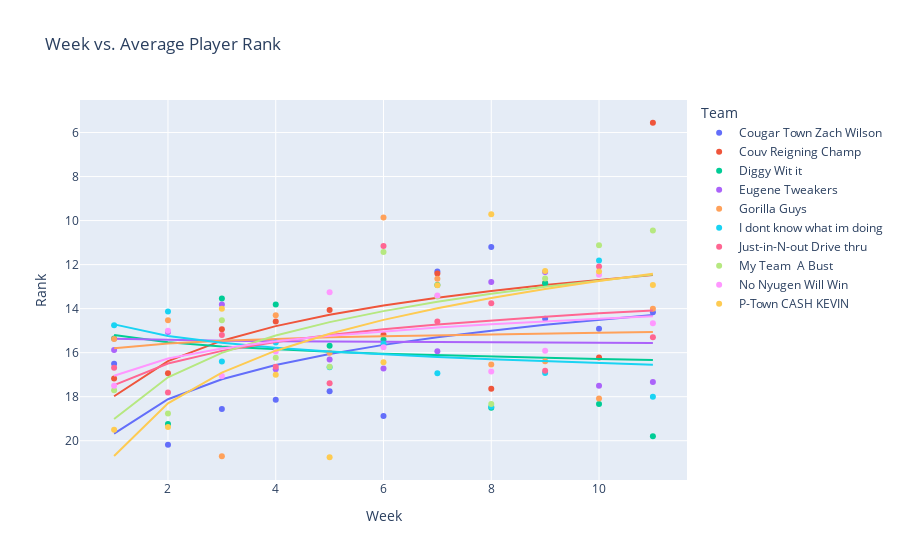

Here is the notebook cell this chart was saved with:
### Code cell
import plotly.io as pio
pio.renderers
plot = px.scatter(test_df, x = 'Week', y = 'Rank', color = 'Team', trendline='ols', trendline_options=dict(log_x=True), title='Week vs. Average Player Rank')
plot.update_yaxes(autorange = 'reversed')
plot.show()

### Figure 1 — Plotly figure (JSON) as saved in the notebook; plotly's stock layout.template omitted (floating-point values rounded to 4 significant figures)
{"data": [{"hovertemplate": "Team=Cougar Town Zach Wilson<br>Week=%{x}<br>Rank=%{y}<extra></extra>", "legendgroup": "Cougar Town Zach Wilson", "marker": {"color": "#636efa", "symbol": "circle"}, "mode": "markers", "name": "Cougar Town Zach Wilson", "orientation": "v", "showlegend": true, "type": "scatter", "x": [1, 2, 3, 4, 5, 6, 7, 8, 9, 10, 11], "xaxis": "x", "y": [16.5, 20.19, 18.56, 18.13, 17.75, 18.88, 12.31, 11.2, 14.46, 14.92, 14.17], "yaxis": "y"}, {"hovertemplate": "<b>OLS trendline</b><br>Rank = -5.17614 * log10(Week) + 19.6737<br>R<sup>2</sup>=0.335327<br><br>Team=Cougar Town Zach Wilson<br>Week=%{x}<br>Rank=%{y} <b>(trend)</b><extra></extra>", "legendgroup": "Cougar Town Zach Wilson", "marker": {"color": "#636efa", "symbol": "circle"}, "mode": "lines", "name": "Cougar Town Zach Wilson", "showlegend": false, "type": "scatter", "x": [1, 2, 3, 4, 5, 6, 7, 8, 9, 10, 11], "xaxis": "x", "y": [19.67, 18.12, 17.2, 16.56, 16.06, 15.65, 15.3, 15.0, 14.73, 14.5, 14.28], "yaxis": "y"}, {"hovertemplate": "Team=Couv Reigning Champ<br>Week=%{x}<br>Rank=%{y}<extra></extra>", "legendgroup": "Couv Reigning Champ", "marker": {"color": "#EF553B", "symbol": "circle"}, "mode": "markers", "name": "Couv Reigning Champ", "orientation": "v", "showlegend": true, "type": "scatter", "x": [1, 2, 3, 4, 5, 6, 7, 8, 9, 10, 11], "xaxis": "x", "y": [17.18, 16.93, 14.94, 14.59, 14.06, 15.19, 12.4, 17.64, 12.83, 16.22, 5.556], "yaxis": "y"}, {"hovertemplate": "<b>OLS trendline</b><br>Rank = -5.29225 * log10(Week) + 17.9791<br>R<sup>2</sup>=0.258089<br><br>Team=Couv Reigning Champ<br>Week=%{x}<br>Rank=%{y} <b>(trend)</b><extra></extra>", "legendgroup": "Couv Reigning Champ", "marker": {"color": "#EF553B", "symbol": "circle"}, "mode": "lines", "name": "Couv Reigning Champ", "showlegend": false, "type": "scatter", "x": [1, 2, 3, 4, 5, 6, 7, 8, 9, 10, 11], "xaxis": "x", "y": [17.98, 16.39, 15.45, 14.79, 14.28, 13.86, 13.51, 13.2, 12.93, 12.69, 12.47], "yaxis": "y"}, {"hovertemplate": "Team=Diggy Wit it<br>Week=%{x}<br>Rank=%{y}<extra></extra>", "legendgroup": "Diggy Wit it", "marker": {"color": "#00cc96", "symbol": "circle"}, "mode": "markers", "name": "Diggy Wit it", "orientation": "v", "showlegend": true, "type": "scatter", "x": [1, 2, 3, 4, 5, 6, 7, 8, 9, 10, 11], "xaxis": "x", "y": [15.35, 19.24, 13.53, 13.81, 15.69, 15.42, 12.93, 18.5, 12.85, 18.33, 19.8], "yaxis": "y"}, {"hovertemplate": "<b>OLS trendline</b><br>Rank = 1.0824 * log10(Week) + 15.2017<br>R<sup>2</sup>=0.018127<br><br>Team=Diggy Wit it<br>Week=%{x}<br>Rank=%{y} <b>(trend)</b><extra></extra>", "legendgroup": "Diggy Wit it", "marker": {"color": "#00cc96", "symbol": "circle"}, "mode": "lines", "name": "Diggy Wit it", "showlegend": false, "type": "scatter", "x": [1, 2, 3, 4, 5, 6, 7, 8, 9, 10, 11], "xaxis": "x", "y": [15.2, 15.53, 15.72, 15.85, 15.96, 16.04, 16.12, 16.18, 16.23, 16.28, 16.33], "yaxis": "y"}, {"hovertemplate": "Team=Eugene Tweakers<br>Week=%{x}<br>Rank=%{y}<extra></extra>", "legendgroup": "Eugene Tweakers", "marker": {"color": "#ab63fa", "symbol": "circle"}, "mode": "markers", "name": "Eugene Tweakers", "orientation": "v", "showlegend": true, "type": "scatter", "x": [1, 2, 3, 4, 5, 6, 7, 8, 9, 10, 11], "xaxis": "x", "y": [15.88, 15.06, 13.81, 16.75, 16.31, 16.71, 15.93, 12.79, 12.33, 17.5, 17.33], "yaxis": "y"}, {"hovertemplate": "<b>OLS trendline</b><br>Rank = 0.182804 * log10(Week) + 15.3657<br>R<sup>2</sup>=0.001100<br><br>Team=Eugene Tweakers<br>Week=%{x}<br>Rank=%{y} <b>(trend)</b><extra></extra>", "legendgroup": "Eugene Tweakers", "marker": {"color": "#ab63fa", "symbol": "circle"}, "mode": "lines", "name": "Eugene Tweakers", "showlegend": false, "type": "scatter", "x": [1, 2, 3, 4, 5, 6, 7, 8, 9, 10, 11], "xaxis": "x", "y": [15.37, 15.42, 15.45, 15.48, 15.49, 15.51, 15.52, 15.53, 15.54, 15.55, 15.56], "yaxis": "y"}, {"hovertemplate": "Team=Gorilla Guys<br>Week=%{x}<br>Rank=%{y}<extra></extra>", "legendgroup": "Gorilla Guys", "marker": {"color": "#FFA15A", "symbol": "circle"}, "mode": "markers", "name": "Gorilla Guys", "orientation": "v", "showlegend": true, "type": "scatter", "x": [1, 2, 3, 4, 5, 6, 7, 8, 9, 10, 11], "xaxis": "x", "y": [15.38, 14.53, 20.71, 14.29, 16, 9.857, 12.64, 16.54, 16.38, 18.08, 14], "yaxis": "y"}, {"hovertemplate": "<b>OLS trendline</b><br>Rank = -0.71009 * log10(Week) + 15.8008<br>R<sup>2</sup>=0.006587<br><br>Team=Gorilla Guys<br>Week=%{x}<br>Rank=%{y} <b>(trend)</b><extra></extra>", "legendgroup": "Gorilla Guys", "marker": {"color": "#FFA15A", "symbol": "circle"}, "mode": "lines", "name": "Gorilla Guys", "showlegend": false, "type": "scatter", "x": [1, 2, 3, 4, 5, 6, 7, 8, 9, 10, 11], "xaxis": "x", "y": [15.8, 15.59, 15.46, 15.37, 15.3, 15.25, 15.2, 15.16, 15.12, 15.09, 15.06], "yaxis": "y"}, {"hovertemplate": "Team=I dont know what im doing<br>Week=%{x}<br>Rank=%{y}<extra></extra>", "legendgroup": "I dont know what im doing", "marker": {"color": "#19d3f3", "symbol": "circle"}, "mode": "markers", "name": "I dont know what im doing", "orientation": "v", "showlegend": true, "type": "scatter", "x": [1, 2, 3, 4, 5, 6, 7, 8, 9, 10, 11], "xaxis": "x", "y": [14.75, 14.12, 16.4, 15.53, 16.67, 15.6, 16.93, 18.46, 16.92, 11.82, 18], "yaxis": "y"}, {"hovertemplate": "<b>OLS trendline</b><br>Rank = 1.75605 * log10(Week) + 14.7148<br>R<sup>2</sup>=0.091544<br><br>Team=I dont know what im doing<br>Week=%{x}<br>Rank=%{y} <b>(trend)</b><extra></extra>", "legendgroup": "I dont know what im doing", "marker": {"color": "#19d3f3", "symbol": "circle"}, "mode": "lines", "name": "I dont know what im doing", "showlegend": false, "type": "scatter", "x": [1, 2, 3, 4, 5, 6, 7, 8, 9, 10, 11], "xaxis": "x", "y": [14.71, 15.24, 15.55, 15.77, 15.94, 16.08, 16.2, 16.3, 16.39, 16.47, 16.54], "yaxis": "y"}, {"hovertemplate": "Team=Just-in-N-out Drive thru<br>Week=%{x}<br>Rank=%{y}<extra></extra>", "legendgroup": "Just-in-N-out Drive thru", "marker": {"color": "#FF6692", "symbol": "circle"}, "mode": "markers", "name": "Just-in-N-out Drive thru", "orientation": "v", "showlegend": true, "type": "scatter", "x": [1, 2, 3, 4, 5, 6, 7, 8, 9, 10, 11], "xaxis": "x", "y": [16.69, 17.81, 15.2, 16.64, 17.38, 11.15, 14.58, 13.75, 16.82, 12.09, 15.3], "yaxis": "y"}, {"hovertemplate": "<b>OLS trendline</b><br>Rank = -3.2588 * log10(Week) + 17.4722<br>R<sup>2</sup>=0.236422<br><br>Team=Just-in-N-out Drive thru<br>Week=%{x}<br>Rank=%{y} <b>(trend)</b><extra></extra>", "legendgroup": "Just-in-N-out Drive thru", "marker": {"color": "#FF6692", "symbol": "circle"}, "mode": "lines", "name": "Just-in-N-out Drive thru", "showlegend": false, "type": "scatter", "x": [1, 2, 3, 4, 5, 6, 7, 8, 9, 10, 11], "xaxis": "x", "y": [17.47, 16.49, 15.92, 15.51, 15.19, 14.94, 14.72, 14.53, 14.36, 14.21, 14.08], "yaxis": "y"}, {"hovertemplate": "Team=My Team  A Bust<br>Week=%{x}<br>Rank=%{y}<extra></extra>", "legendgroup": "My Team  A Bust", "marker": {"color": "#B6E880", "symbol": "circle"}, "mode": "markers", "name": "My Team  A Bust", "orientation": "v", "showlegend": true, "type": "scatter", "x": [1, 2, 3, 4, 5, 6, 7, 8, 9, 10, 11], "xaxis": "x", "y": [17.71, 18.76, 14.53, 16.24, 16.64, 11.43, 13.44, 18.33, 12.62, 11.12, 10.44], "yaxis": "y"}, {"hovertemplate": "<b>OLS trendline</b><br>Rank = -6.29972 * log10(Week) + 19.0149<br>R<sup>2</sup>=0.449868<br><br>Team=My Team  A Bust<br>Week=%{x}<br>Rank=%{y} <b>(trend)</b><extra></extra>", "legendgroup": "My Team  A Bust", "marker": {"color": "#B6E880", "symbol": "circle"}, "mode": "lines", "name": "My Team  A Bust", "showlegend": false, "type": "scatter", "x": [1, 2, 3, 4, 5, 6, 7, 8, 9, 10, 11], "xaxis": "x", "y": [19.01, 17.12, 16.01, 15.22, 14.61, 14.11, 13.69, 13.33, 13.0, 12.72, 12.45], "yaxis": "y"}, {"hovertemplate": "Team=No Nyugen Will Win<br>Week=%{x}<br>Rank=%{y}<extra></extra>", "legendgroup": "No Nyugen Will Win", "marker": {"color": "#FF97FF", "symbol": "circle"}, "mode": "markers", "name": "No Nyugen Will Win", "orientation": "v", "showlegend": true, "type": "scatter", "x": [1, 2, 3, 4, 5, 6, 7, 8, 9, 10, 11], "xaxis": "x", "y": [17.5, 15, 17.06, 15.94, 13.25, 15.75, 13.4, 16.86, 15.92, 12.46, 14.67], "yaxis": "y"}, {"hovertemplate": "<b>OLS trendline</b><br>Rank = -2.59057 * log10(Week) + 17.0449<br>R<sup>2</sup>=0.253792<br><br>Team=No Nyugen Will Win<br>Week=%{x}<br>Rank=%{y} <b>(trend)</b><extra></extra>", "legendgroup": "No Nyugen Will Win", "marker": {"color": "#FF97FF", "symbol": "circle"}, "mode": "lines", "name": "No Nyugen Will Win", "showlegend": false, "type": "scatter", "x": [1, 2, 3, 4, 5, 6, 7, 8, 9, 10, 11], "xaxis": "x", "y": [17.04, 16.27, 15.81, 15.49, 15.23, 15.03, 14.86, 14.71, 14.57, 14.45, 14.35], "yaxis": "y"}, {"hovertemplate": "Team=P-Town CASH KEVIN<br>Week=%{x}<br>Rank=%{y}<extra></extra>", "legendgroup": "P-Town CASH KEVIN", "marker": {"color": "#FECB52", "symbol": "circle"}, "mode": "markers", "name": "P-Town CASH KEVIN", "orientation": "v", "showlegend": true, "type": "scatter", "x": [1, 2, 3, 4, 5, 6, 7, 8, 9, 10, 11], "xaxis": "x", "y": [19.5, 19.38, 14, 17, 20.75, 16.44, 12.93, 9.714, 12.29, 12.31, 12.92], "yaxis": "y"}, {"hovertemplate": "<b>OLS trendline</b><br>Rank = -7.9475 * log10(Week) + 20.6943<br>R<sup>2</sup>=0.507963<br><br>Team=P-Town CASH KEVIN<br>Week=%{x}<br>Rank=%{y} <b>(trend)</b><extra></extra>", "legendgroup": "P-Town CASH KEVIN", "marker": {"color": "#FECB52", "symbol": "circle"}, "mode": "lines", "name": "P-Town CASH KEVIN", "showlegend": false, "type": "scatter", "x": [1, 2, 3, 4, 5, 6, 7, 8, 9, 10, 11], "xaxis": "x", "y": [20.69, 18.3, 16.9, 15.91, 15.14, 14.51, 13.98, 13.52, 13.11, 12.75, 12.42], "yaxis": "y"}], "layout": {"legend": {"title": {"text": "Team"}, "tracegroupgap": 0}, "title": {"text": "Week vs. Average Player Rank"}, "xaxis": {"anchor": "y", "domain": [0, 1], "title": {"text": "Week"}}, "yaxis": {"anchor": "x", "autorange": "reversed", "domain": [0, 1], "title": {"text": "Rank"}}}}
